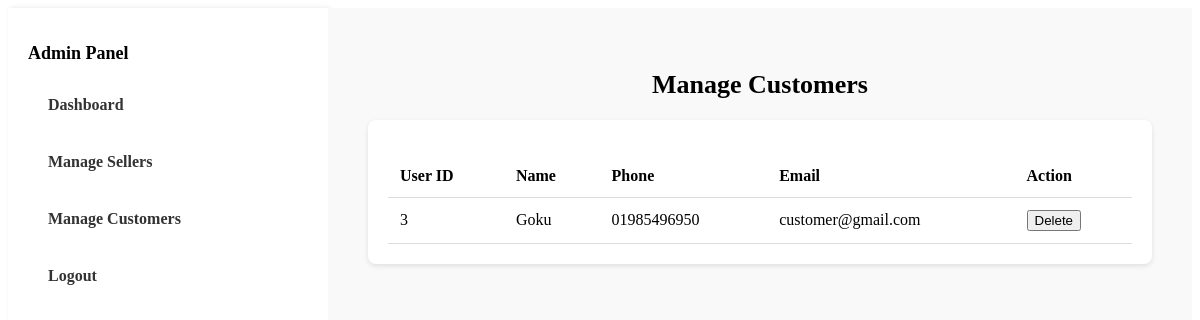
The app's page /Kachabazar/manage_users.php (signed in) with its own data.
### tables this page shows
CREATE TABLE `user` (
  `customer_id` int(11) NOT NULL,
  `admin` tinyint(1) NOT NULL DEFAULT 0,
  `customer` tinyint(1) NOT NULL DEFAULT 0,
  `Uname` varchar(100) NOT NULL,
  `PhoneNo` varchar(20) NOT NULL,
  `Upassword` varchar(255) NOT NULL,
  `Uemail` varchar(100) NOT NULL
);

### Kachabazar/manage_users.php (the view, shortened to what this page needs)
<?php
$conn = mysqli_connect('localhost', 'root', '', 'kachabazarDB');
$users = mysqli_query($conn, "SELECT * FROM User WHERE customer = 1");
?>
<!DOCTYPE html>
<html>
<head>
    <link rel="stylesheet" href="css/styles.css">
</head>
<body>
<div class="dashboard-container">
    <div class="sidebar">
        <h2>Admin Panel</h2>
        <ul>
            <li><a href="admin_dashboard.php">Dashboard</a></li>
            <li><a href="manage_sellers.php">Manage Sellers</a></li>
            <li><a href="manage_users.php">Manage Customers</a></li>
            <li><a href="logout.php">Logout</a></li>
        </ul>
    </div>
    <div class="main-content">
        <h2>Manage Customers</h2>
        <div class="box">
            <table>
                <tr>
                    <th>User ID</th>
                    <th>Name</th>
                    <th>Phone</th>
                    <th>Email</th>
                    <th>Action</th>
                </tr>
                <?php while ($row = mysqli_fetch_assoc($users)) { ?>
                <tr>
                    <td><?php echo $row['customer_id']; ?></td>
                    <td><?php echo htmlspecialchars($row['Uname']); ?></td>
                    <td><?php echo htmlspecialchars($row['PhoneNo']); ?></td>
                    <td><?php echo htmlspecialchars($row['Uemail']); ?></td>
                    <td>
                        <form method="POST" action="">
                            <button type="submit" name="delete_user" class="delete-button" onclick="return confirm('Are you sure you want to delete this user and all related data?');">Delete</button>
                        </form>
                    </td>
                </tr>
                <?php } ?>
            </table>
        </div>
    </div>
</div>
</body>
</html>

### Kachabazar/css/styles.css (style rules this page uses)
.dashboard-container { display: flex; min-height: 100vh; }
.sidebar { background-color: #ffffff; width: 250px; padding: 20px; box-shadow: 2px 0 5px rgba(0,0,0,0.1); }
.sidebar h2 { font-size: 20px; margin-bottom: 20px; }
.sidebar ul { list-style-type: none; padding: 0; }
.sidebar ul li { margin-bottom: 15px; }
.sidebar ul li a { text-decoration: none; color: #333; font-weight: bold; padding: 10px; display: block; border-radius: 5px; }
.main-content { flex-grow: 1; padding: 30px; background-color: #f9f9f9; }
.box { background-color: #ffffff; padding: 20px; margin-bottom: 30px; border-radius: 8px; box-shadow: 0 2px 5px rgba(0,0,0,0.1); }
.main-content table { width: 100%; border-collapse: collapse; margin-top: 15px; }
.main-content table th, .main-content table td { padding: 12px; text-align: left; border-bottom: 1px solid #ddd; }
.sidebar h2 { font-size: 22px; margin-bottom: 20px; }
.main-content { flex-grow: 1; padding: 40px; background-color: #f9f9f9; }
.main-content h2 { margin-bottom: 10px; font-size: 26px; }
.box { background-color: #ffffff; padding: 20px; margin-top: 20px; border-radius: 8px; box-shadow: 0 2px 5px rgba(0,0,0,0.1); }
.main-content h2 { text-align: center; margin-bottom: 20px; }
.sidebar { background-color: #ffffff; width: 250px; padding: 20px; box-shadow: 2px 0 5px rgba(0,0,0,0.1); flex-shrink: 0; }
.sidebar ul li a { text-decoration: none; color: #333; font-weight: bold; padding: 10px 15px; display: block; border-radius: 5px; text-align: left; white-space: nowrap; overflow: hidden; text-overflow: ellipsis; }
.sidebar ul li a { text-decoration: none; color: #333; font-weight: bold; padding: 12px 20px; display: block; border-radius: 5px; text-align: left; white-space: nowrap; overflow: hidden; text-overflow: ellipsis; font-size: 16px; }
.sidebar ul li a { text-decoration: none; color: #333; font-weight: bold; padding: 12px 20px; display: block; border-radius: 5px; white-space: nowrap; overflow: hidden; text-overflow: ellipsis; font-size: 16px; }
.sidebar { width: 280px; }
.sidebar h2 { font-size: 18px; margin-bottom: 20px; }

### records on screen
user: customer_id "3", Uname "Goku", PhoneNo "01985496950", Uemail "customer@gmail.com"
